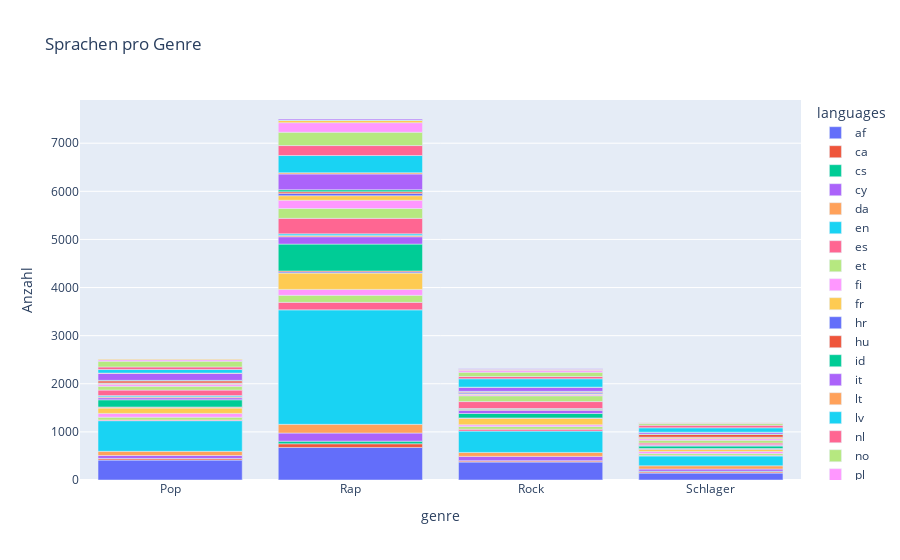

The notebook cell saved with this chart:
### Code cell
import matplotlib.pyplot as plt
import plotly.graph_objects as go
import plotly.express as px

df_results = pd.DataFrame(results)
genre_languages_count = df_results.explode('languages').groupby(['genre', 'languages']).size().reset_index(name='count')

fig = px.bar(genre_languages_count, x='genre', y='count', color='languages', title='Sprachen pro Genre',
             category_orders={'genre': df_results['genre'].unique()},
             labels={'count': 'Anzahl'})
fig.show()

### Figure 1 — Plotly figure (JSON) as saved in the notebook; plotly's stock layout.template omitted (floating-point values rounded to 4 significant figures)
{"data": [{"alignmentgroup": "True", "hovertemplate": "languages=af<br>genre=%{x}<br>Anzahl=%{y}<extra></extra>", "legendgroup": "af", "marker": {"color": "#636efa", "pattern": {"shape": ""}}, "name": "af", "offsetgroup": "af", "orientation": "v", "showlegend": true, "textposition": "auto", "type": "bar", "x": ["Pop", "Rap", "Rock", "Schlager"], "xaxis": "x", "y": [414, 677, 373, 143], "yaxis": "y"}, {"alignmentgroup": "True", "hovertemplate": "languages=ca<br>genre=%{x}<br>Anzahl=%{y}<extra></extra>", "legendgroup": "ca", "marker": {"color": "#EF553B", "pattern": {"shape": ""}}, "name": "ca", "offsetgroup": "ca", "orientation": "v", "showlegend": true, "textposition": "auto", "type": "bar", "x": ["Pop", "Rap", "Rock", "Schlager"], "xaxis": "x", "y": [29, 76, 22, 23], "yaxis": "y"}, {"alignmentgroup": "True", "hovertemplate": "languages=cs<br>genre=%{x}<br>Anzahl=%{y}<extra></extra>", "legendgroup": "cs", "marker": {"color": "#00cc96", "pattern": {"shape": ""}}, "name": "cs", "offsetgroup": "cs", "orientation": "v", "showlegend": true, "textposition": "auto", "type": "bar", "x": ["Pop", "Rap", "Rock", "Schlager"], "xaxis": "x", "y": [5, 54, 7, 15], "yaxis": "y"}, {"alignmentgroup": "True", "hovertemplate": "languages=cy<br>genre=%{x}<br>Anzahl=%{y}<extra></extra>", "legendgroup": "cy", "marker": {"color": "#ab63fa", "pattern": {"shape": ""}}, "name": "cy", "offsetgroup": "cy", "orientation": "v", "showlegend": true, "textposition": "auto", "type": "bar", "x": ["Pop", "Rap", "Rock", "Schlager"], "xaxis": "x", "y": [61, 169, 89, 47], "yaxis": "y"}, {"alignmentgroup": "True", "hovertemplate": "languages=da<br>genre=%{x}<br>Anzahl=%{y}<extra></extra>", "legendgroup": "da", "marker": {"color": "#FFA15A", "pattern": {"shape": ""}}, "name": "da", "offsetgroup": "da", "orientation": "v", "showlegend": true, "textposition": "auto", "type": "bar", "x": ["Pop", "Rap", "Rock", "Schlager"], "xaxis": "x", "y": [87, 181, 82, 67], "yaxis": "y"}, {"alignmentgroup": "True", "hovertemplate": "languages=en<br>genre=%{x}<br>Anzahl=%{y}<extra></extra>", "legendgroup": "en", "marker": {"color": "#19d3f3", "pattern": {"shape": ""}}, "name": "en", "offsetgroup": "en", "orientation": "v", "showlegend": true, "textposition": "auto", "type": "bar", "x": ["Pop", "Rap", "Rock", "Schlager"], "xaxis": "x", "y": [637, 2379, 443, 204], "yaxis": "y"}, {"alignmentgroup": "True", "hovertemplate": "languages=es<br>genre=%{x}<br>Anzahl=%{y}<extra></extra>", "legendgroup": "es", "marker": {"color": "#FF6692", "pattern": {"shape": ""}}, "name": "es", "offsetgroup": "es", "orientation": "v", "showlegend": true, "textposition": "auto", "type": "bar", "x": ["Pop", "Rap", "Rock", "Schlager"], "xaxis": "x", "y": [14, 156, 40, 14], "yaxis": "y"}, {"alignmentgroup": "True", "hovertemplate": "languages=et<br>genre=%{x}<br>Anzahl=%{y}<extra></extra>", "legendgroup": "et", "marker": {"color": "#B6E880", "pattern": {"shape": ""}}, "name": "et", "offsetgroup": "et", "orientation": "v", "showlegend": true, "textposition": "auto", "type": "bar", "x": ["Pop", "Rap", "Rock", "Schlager"], "xaxis": "x", "y": [59, 146, 58, 38], "yaxis": "y"}, {"alignmentgroup": "True", "hovertemplate": "languages=fi<br>genre=%{x}<br>Anzahl=%{y}<extra></extra>", "legendgroup": "fi", "marker": {"color": "#FF97FF", "pattern": {"shape": ""}}, "name": "fi", "offsetgroup": "fi", "orientation": "v", "showlegend": true, "textposition": "auto", "type": "bar", "x": ["Pop", "Rap", "Rock", "Schlager"], "xaxis": "x", "y": [78, 123, 34, 42], "yaxis": "y"}, {"alignmentgroup": "True", "hovertemplate": "languages=fr<br>genre=%{x}<br>Anzahl=%{y}<extra></extra>", "legendgroup": "fr", "marker": {"color": "#FECB52", "pattern": {"shape": ""}}, "name": "fr", "offsetgroup": "fr", "orientation": "v", "showlegend": true, "textposition": "auto", "type": "bar", "x": ["Pop", "Rap", "Rock", "Schlager"], "xaxis": "x", "y": [111, 339, 131, 47], "yaxis": "y"}, {"alignmentgroup": "True", "hovertemplate": "languages=hr<br>genre=%{x}<br>Anzahl=%{y}<extra></extra>", "legendgroup": "hr", "marker": {"color": "#636efa", "pattern": {"shape": ""}}, "name": "hr", "offsetgroup": "hr", "orientation": "v", "showlegend": true, "textposition": "auto", "type": "bar", "x": ["Pop", "Rap", "Rock", "Schlager"], "xaxis": "x", "y": [14, 25, 3, 11], "yaxis": "y"}, {"alignmentgroup": "True", "hovertemplate": "languages=hu<br>genre=%{x}<br>Anzahl=%{y}<extra></extra>", "legendgroup": "hu", "marker": {"color": "#EF553B", "pattern": {"shape": ""}}, "name": "hu", "offsetgroup": "hu", "orientation": "v", "showlegend": true, "textposition": "auto", "type": "bar", "x": ["Pop", "Rap", "Rock", "Schlager"], "xaxis": "x", "y": [8, 19, 9, 3], "yaxis": "y"}, {"alignmentgroup": "True", "hovertemplate": "languages=id<br>genre=%{x}<br>Anzahl=%{y}<extra></extra>", "legendgroup": "id", "marker": {"color": "#00cc96", "pattern": {"shape": ""}}, "name": "id", "offsetgroup": "id", "orientation": "v", "showlegend": true, "textposition": "auto", "type": "bar", "x": ["Pop", "Rap", "Rock", "Schlager"], "xaxis": "x", "y": [150, 559, 91, 52], "yaxis": "y"}, {"alignmentgroup": "True", "hovertemplate": "languages=it<br>genre=%{x}<br>Anzahl=%{y}<extra></extra>", "legendgroup": "it", "marker": {"color": "#ab63fa", "pattern": {"shape": ""}}, "name": "it", "offsetgroup": "it", "orientation": "v", "showlegend": true, "textposition": "auto", "type": "bar", "x": ["Pop", "Rap", "Rock", "Schlager"], "xaxis": "x", "y": [43, 153, 67, 22], "yaxis": "y"}, {"alignmentgroup": "True", "hovertemplate": "languages=lt<br>genre=%{x}<br>Anzahl=%{y}<extra></extra>", "legendgroup": "lt", "marker": {"color": "#FFA15A", "pattern": {"shape": ""}}, "name": "lt", "offsetgroup": "lt", "orientation": "v", "showlegend": true, "textposition": "auto", "type": "bar", "x": ["Pop", "Rap", "Rock", "Schlager"], "xaxis": "x", "y": [18, 28, 24, 3], "yaxis": "y"}, {"alignmentgroup": "True", "hovertemplate": "languages=lv<br>genre=%{x}<br>Anzahl=%{y}<extra></extra>", "legendgroup": "lv", "marker": {"color": "#19d3f3", "pattern": {"shape": ""}}, "name": "lv", "offsetgroup": "lv", "orientation": "v", "showlegend": true, "textposition": "auto", "type": "bar", "x": ["Pop", "Rap", "Rock", "Schlager"], "xaxis": "x", "y": [26, 32, 13, 3], "yaxis": "y"}, {"alignmentgroup": "True", "hovertemplate": "languages=nl<br>genre=%{x}<br>Anzahl=%{y}<extra></extra>", "legendgroup": "nl", "marker": {"color": "#FF6692", "pattern": {"shape": ""}}, "name": "nl", "offsetgroup": "nl", "orientation": "v", "showlegend": true, "textposition": "auto", "type": "bar", "x": ["Pop", "Rap", "Rock", "Schlager"], "xaxis": "x", "y": [114, 322, 144, 34], "yaxis": "y"}, {"alignmentgroup": "True", "hovertemplate": "languages=no<br>genre=%{x}<br>Anzahl=%{y}<extra></extra>", "legendgroup": "no", "marker": {"color": "#B6E880", "pattern": {"shape": ""}}, "name": "no", "offsetgroup": "no", "orientation": "v", "showlegend": true, "textposition": "auto", "type": "bar", "x": ["Pop", "Rap", "Rock", "Schlager"], "xaxis": "x", "y": [80, 205, 121, 59], "yaxis": "y"}, {"alignmentgroup": "True", "hovertemplate": "languages=pl<br>genre=%{x}<br>Anzahl=%{y}<extra></extra>", "legendgroup": "pl", "marker": {"color": "#FF97FF", "pattern": {"shape": ""}}, "name": "pl", "offsetgroup": "pl", "orientation": "v", "showlegend": true, "textposition": "auto", "type": "bar", "x": ["Pop", "Rap", "Rock", "Schlager"], "xaxis": "x", "y": [44, 172, 26, 32], "yaxis": "y"}, {"alignmentgroup": "True", "hovertemplate": "languages=pt<br>genre=%{x}<br>Anzahl=%{y}<extra></extra>", "legendgroup": "pt", "marker": {"color": "#FECB52", "pattern": {"shape": ""}}, "name": "pt", "offsetgroup": "pt", "orientation": "v", "showlegend": true, "textposition": "auto", "type": "bar", "x": ["Pop", "Rap", "Rock", "Schlager"], "xaxis": "x", "y": [21, 94, 17, 23], "yaxis": "y"}, {"alignmentgroup": "True", "hovertemplate": "languages=ro<br>genre=%{x}<br>Anzahl=%{y}<extra></extra>", "legendgroup": "ro", "marker": {"color": "#636efa", "pattern": {"shape": ""}}, "name": "ro", "offsetgroup": "ro", "orientation": "v", "showlegend": true, "textposition": "auto", "type": "bar", "x": ["Pop", "Rap", "Rock", "Schlager"], "xaxis": "x", "y": [5, 48, 26, 9], "yaxis": "y"}, {"alignmentgroup": "True", "hovertemplate": "languages=sk<br>genre=%{x}<br>Anzahl=%{y}<extra></extra>", "legendgroup": "sk", "marker": {"color": "#EF553B", "pattern": {"shape": ""}}, "name": "sk", "offsetgroup": "sk", "orientation": "v", "showlegend": true, "textposition": "auto", "type": "bar", "x": ["Pop", "Rap", "Rock", "Schlager"], "xaxis": "x", "y": [42, 33, 15, 56], "yaxis": "y"}, {"alignmentgroup": "True", "hovertemplate": "languages=sl<br>genre=%{x}<br>Anzahl=%{y}<extra></extra>", "legendgroup": "sl", "marker": {"color": "#00cc96", "pattern": {"shape": ""}}, "name": "sl", "offsetgroup": "sl", "orientation": "v", "showlegend": true, "textposition": "auto", "type": "bar", "x": ["Pop", "Rap", "Rock", "Schlager"], "xaxis": "x", "y": [11, 43, 7, 8], "yaxis": "y"}, {"alignmentgroup": "True", "hovertemplate": "languages=so<br>genre=%{x}<br>Anzahl=%{y}<extra></extra>", "legendgroup": "so", "marker": {"color": "#ab63fa", "pattern": {"shape": ""}}, "name": "so", "offsetgroup": "so", "orientation": "v", "showlegend": true, "textposition": "auto", "type": "bar", "x": ["Pop", "Rap", "Rock", "Schlager"], "xaxis": "x", "y": [148, 327, 82, 36], "yaxis": "y"}, {"alignmentgroup": "True", "hovertemplate": "languages=sq<br>genre=%{x}<br>Anzahl=%{y}<extra></extra>", "legendgroup": "sq", "marker": {"color": "#FFA15A", "pattern": {"shape": ""}}, "name": "sq", "offsetgroup": "sq", "orientation": "v", "showlegend": true, "textposition": "auto", "type": "bar", "x": ["Pop", "Rap", "Rock", "Schlager"], "xaxis": "x", "y": [3, 27, 6, 4], "yaxis": "y"}, {"alignmentgroup": "True", "hovertemplate": "languages=sv<br>genre=%{x}<br>Anzahl=%{y}<extra></extra>", "legendgroup": "sv", "marker": {"color": "#19d3f3", "pattern": {"shape": ""}}, "name": "sv", "offsetgroup": "sv", "orientation": "v", "showlegend": true, "textposition": "auto", "type": "bar", "x": ["Pop", "Rap", "Rock", "Schlager"], "xaxis": "x", "y": [74, 357, 174, 90], "yaxis": "y"}, {"alignmentgroup": "True", "hovertemplate": "languages=sw<br>genre=%{x}<br>Anzahl=%{y}<extra></extra>", "legendgroup": "sw", "marker": {"color": "#FF6692", "pattern": {"shape": ""}}, "name": "sw", "offsetgroup": "sw", "orientation": "v", "showlegend": true, "textposition": "auto", "type": "bar", "x": ["Pop", "Rap", "Rock", "Schlager"], "xaxis": "x", "y": [54, 207, 47, 53], "yaxis": "y"}, {"alignmentgroup": "True", "hovertemplate": "languages=tl<br>genre=%{x}<br>Anzahl=%{y}<extra></extra>", "legendgroup": "tl", "marker": {"color": "#B6E880", "pattern": {"shape": ""}}, "name": "tl", "offsetgroup": "tl", "orientation": "v", "showlegend": true, "textposition": "auto", "type": "bar", "x": ["Pop", "Rap", "Rock", "Schlager"], "xaxis": "x", "y": [120, 277, 90, 39], "yaxis": "y"}, {"alignmentgroup": "True", "hovertemplate": "languages=tr<br>genre=%{x}<br>Anzahl=%{y}<extra></extra>", "legendgroup": "tr", "marker": {"color": "#FF97FF", "pattern": {"shape": ""}}, "name": "tr", "offsetgroup": "tr", "orientation": "v", "showlegend": true, "textposition": "auto", "type": "bar", "x": ["Pop", "Rap", "Rock", "Schlager"], "xaxis": "x", "y": [29, 198, 38, 20], "yaxis": "y"}, {"alignmentgroup": "True", "hovertemplate": "languages=vi<br>genre=%{x}<br>Anzahl=%{y}<extra></extra>", "legendgroup": "vi", "marker": {"color": "#FECB52", "pattern": {"shape": ""}}, "name": "vi", "offsetgroup": "vi", "orientation": "v", "showlegend": true, "textposition": "auto", "type": "bar", "x": ["Pop", "Rap", "Rock", "Schlager"], "xaxis": "x", "y": [14, 49, 24, 4], "yaxis": "y"}, {"alignmentgroup": "True", "hovertemplate": "languages=bg<br>genre=%{x}<br>Anzahl=%{y}<extra></extra>", "legendgroup": "bg", "marker": {"color": "#636efa", "pattern": {"shape": ""}}, "name": "bg", "offsetgroup": "bg", "orientation": "v", "showlegend": true, "textposition": "auto", "type": "bar", "x": ["Rap"], "xaxis": "x", "y": [3], "yaxis": "y"}, {"alignmentgroup": "True", "hovertemplate": "languages=ja<br>genre=%{x}<br>Anzahl=%{y}<extra></extra>", "legendgroup": "ja", "marker": {"color": "#EF553B", "pattern": {"shape": ""}}, "name": "ja", "offsetgroup": "ja", "orientation": "v", "showlegend": true, "textposition": "auto", "type": "bar", "x": ["Rap"], "xaxis": "x", "y": [1], "yaxis": "y"}, {"alignmentgroup": "True", "hovertemplate": "languages=mk<br>genre=%{x}<br>Anzahl=%{y}<extra></extra>", "legendgroup": "mk", "marker": {"color": "#00cc96", "pattern": {"shape": ""}}, "name": "mk", "offsetgroup": "mk", "orientation": "v", "showlegend": true, "textposition": "auto", "type": "bar", "x": ["Rap", "Rock"], "xaxis": "x", "y": [4, 1], "yaxis": "y"}, {"alignmentgroup": "True", "hovertemplate": "languages=ru<br>genre=%{x}<br>Anzahl=%{y}<extra></extra>", "legendgroup": "ru", "marker": {"color": "#ab63fa", "pattern": {"shape": ""}}, "name": "ru", "offsetgroup": "ru", "orientation": "v", "showlegend": true, "textposition": "auto", "type": "bar", "x": ["Rap", "Rock"], "xaxis": "x", "y": [20, 6], "yaxis": "y"}], "layout": {"barmode": "relative", "legend": {"title": {"text": "languages"}, "tracegroupgap": 0}, "title": {"text": "Sprachen pro Genre"}, "xaxis": {"anchor": "y", "categoryarray": ["Pop", "Rap", "Rock", "Schlager"], "categoryorder": "array", "domain": [0, 1], "title": {"text": "genre"}}, "yaxis": {"anchor": "x", "domain": [0, 1], "title": {"text": "Anzahl"}}}}
